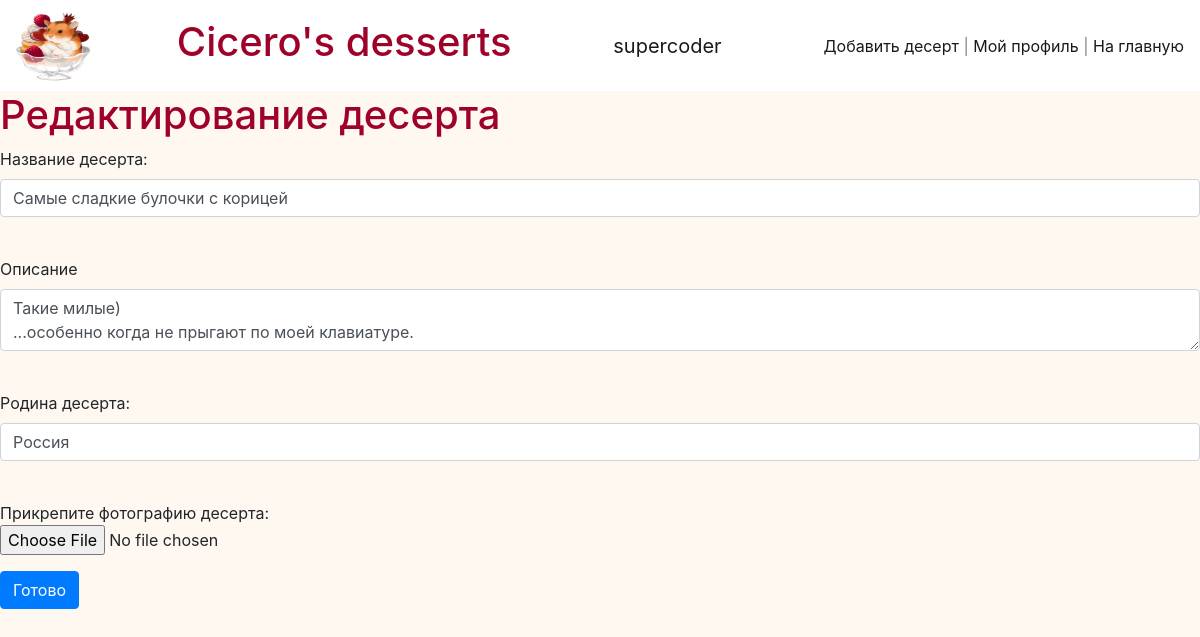
The page /desserts/edit/5 (signed in) on the database its author committed.
### data/users.py (models this page shows, shortened)
class User(SqlAlchemyBase, UserMixin):
    __tablename__ = 'users'
    id = sqlalchemy.Column(sqlalchemy.Integer, primary_key=True, autoincrement=True)
    email = sqlalchemy.Column(sqlalchemy.String, nullable=False, unique=True)
    name = sqlalchemy.Column(sqlalchemy.String, nullable=False, unique=True)
    hashed_password = sqlalchemy.Column(sqlalchemy.String, nullable=False)
    about = sqlalchemy.Column(sqlalchemy.String, nullable=False)
    desserts = orm.relation("Dessert", back_populates='user')

### data/desserts.py (models this page shows)
class Dessert(SqlAlchemyBase):
    __tablename__ = 'desserts'
    id = sqlalchemy.Column(sqlalchemy.Integer, primary_key=True, autoincrement=True)
    title = sqlalchemy.Column(sqlalchemy.String, nullable=False)
    content = sqlalchemy.Column(sqlalchemy.String, nullable=False)
    country = sqlalchemy.Column(sqlalchemy.String, nullable=False)
    created_date = sqlalchemy.Column(sqlalchemy.String, default=datetime.datetime.now().strftime('%d.%m.%Y, %H:%M'))
    user_id = sqlalchemy.Column(sqlalchemy.Integer, sqlalchemy.ForeignKey("users.id"))
    user = orm.relation('User')

### main.py (the view, shortened to what this page needs)
@app.route('/desserts/edit/<int:id>', methods=['GET', 'POST'])
@login_required
def edit_desserts(id):
    form = DessertForm()
    if request.method == "GET":
        db_sess = db_session.create_session()
        dessert = db_sess.query(Dessert).filter(Dessert.id == id, Dessert.user == current_user).first()
        if dessert:
            form.title.data = dessert.title
            form.content.data = dessert.content
            form.country.data = dessert.country
        else:
            abort(404)
    return render_template('desserts.html', title='Редактирование десерта', form=form)

### main.py (shortened to what this page needs)
class DessertForm(FlaskForm):
    title = StringField('Название десерта:', validators=[DataRequired()])
    content = TextAreaField('Описание', validators=[DataRequired()])
    country = StringField('Родина десерта:', validators=[DataRequired()])
    submit = SubmitField("Готово")

### data/db_session.py (called while the page is built)
def create_session() -> Session:
    global __factory
    return __factory()

### main.py (called while the page is built)
@login_manager.user_loader
def load_user(user_id):
    db_sess = db_session.create_session()
    return db_sess.query(User).get(user_id)

### templates/desserts.html (shortened to what this page needs)
{% extends "base.html" %}
{% block content %}
    <h1>{{title}}</h1>
    <form action="" method="post" enctype="multipart/form-data">
        <p>
            {{ form.title.label }}<br>
            {{ form.title(class="form-control") }}<br>
        </p>
        <p>
            {{ form.content.label }}<br>
            {{ form.content(class="form-control") }}<br>
        </p>
        <p>
            {{ form.country.label }}<br>
            {{ form.country(class="form-control") }}<br>
        </p>
        <p>
            Прикрепите фотографию десерта: <br>
            <input type="file" name="recipe_photo" accept="image/*">
        </p>
        <p>{{ form.submit(type="submit", class="btn btn-primary") }}</p>
    </form>
{% endblock %}

### templates/base.html (shortened to what this page needs)
<!DOCTYPE html>
<html lang="ru">
    <head>
        <link rel="stylesheet"
              href="https://stackpath.bootstrapcdn.com/bootstrap/4.4.1/css/bootstrap.min.css"
>
        <link rel="stylesheet"
              href="{{url_for('static', filename='css/styles.css')}}">
    </head>
    <body>
        <header>
            <nav class="navbar navbar-light" style="background-color: white;">
                <img src="../../static/img/favicon.ico" width="75" height="75" alt="">
                <a class="navbar-brand" href="/"><h1>Cicero's desserts</h1></a>
                {% if current_user.is_authenticated %}
                    <a class="navbar-brand" href="/logout">{{ current_user.name }}</a>
                {% endif %}
                <span class="navbar-text">
                    {% if current_user.is_authenticated %}
                        <a href="/desserts/add">Добавить десерт</a> |
                        <a href="/profile/{{current_user.id}}">Мой профиль</a> |
                    {% endif %}
                    <a href="/">На главную</a>
                </span>
            </nav>
        </header>
        <main >
            {% block content %}
            {% endblock %}
        </main>
    </body>
</html>

### static/css/styles.css (style rules this page uses)
h1, h2 { color: #9e0229; }
a { color: #c46d7e; }
body { background-color: #fff8f1; }

### rows shown on the page
User: name "supercoder"
Dessert: title "Самые сладкие булочки с корицей", content "Такие милые) ...особенно когда не прыгают по моей клавиатуре.", country "Россия"

### other values the page prints
{{ title }} "Редактирование десерта"
